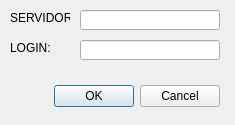
<?xml version="1.0" encoding="UTF-8"?>
<ui version="4.0">
 <class>ConnectServer</class>
 <widget class="QDialog" name="ConnectServer">
  <property name="geometry">
   <rect>
    <x>0</x>
    <y>0</y>
    <width>235</width>
    <height>125</height>
   </rect>
  </property>
  <property name="windowTitle">
   <string>Conexão ao servidor</string>
  </property>
  <widget class="QDialogButtonBox" name="buttonBox">
   <property name="geometry">
    <rect>
     <x>20</x>
     <y>80</y>
     <width>200</width>
     <height>32</height>
    </rect>
   </property>
   <property name="orientation">
    <enum>Qt::Horizontal</enum>
   </property>
   <property name="standardButtons">
    <set>QDialogButtonBox::Cancel|QDialogButtonBox::Ok</set>
   </property>
   <property name="centerButtons">
    <bool>false</bool>
   </property>
  </widget>
  <widget class="QLabel" name="labelServidor">
   <property name="geometry">
    <rect>
     <x>10</x>
     <y>10</y>
     <width>60</width>
     <height>16</height>
    </rect>
   </property>
   <property name="text">
    <string>SERVIDOR:</string>
   </property>
  </widget>
  <widget class="QLabel" name="labelLogin">
   <property name="geometry">
    <rect>
     <x>10</x>
     <y>40</y>
     <width>60</width>
     <height>16</height>
    </rect>
   </property>
   <property name="text">
    <string>LOGIN:</string>
   </property>
  </widget>
  <widget class="QLineEdit" name="editServidor">
   <property name="geometry">
    <rect>
     <x>80</x>
     <y>10</y>
     <width>140</width>
     <height>20</height>
    </rect>
   </property>
  </widget>
  <widget class="QLineEdit" name="editLogin">
   <property name="geometry">
    <rect>
     <x>80</x>
     <y>40</y>
     <width>140</width>
     <height>20</height>
    </rect>
   </property>
  </widget>
 </widget>
 <resources/>
 <connections>
  <connection>
   <sender>buttonBox</sender>
   <signal>accepted()</signal>
   <receiver>ConnectServer</receiver>
   <slot>accept()</slot>
   <hints>
    <hint type="sourcelabel">
     <x>248</x>
     <y>254</y>
    </hint>
    <hint type="destinationlabel">
     <x>157</x>
     <y>274</y>
    </hint>
   </hints>
  </connection>
  <connection>
   <sender>buttonBox</sender>
   <signal>rejected()</signal>
   <receiver>ConnectServer</receiver>
   <slot>reject()</slot>
   <hints>
    <hint type="sourcelabel">
     <x>316</x>
     <y>260</y>
    </hint>
    <hint type="destinationlabel">
     <x>286</x>
     <y>274</y>
    </hint>
   </hints>
  </connection>
 </connections>
</ui>
